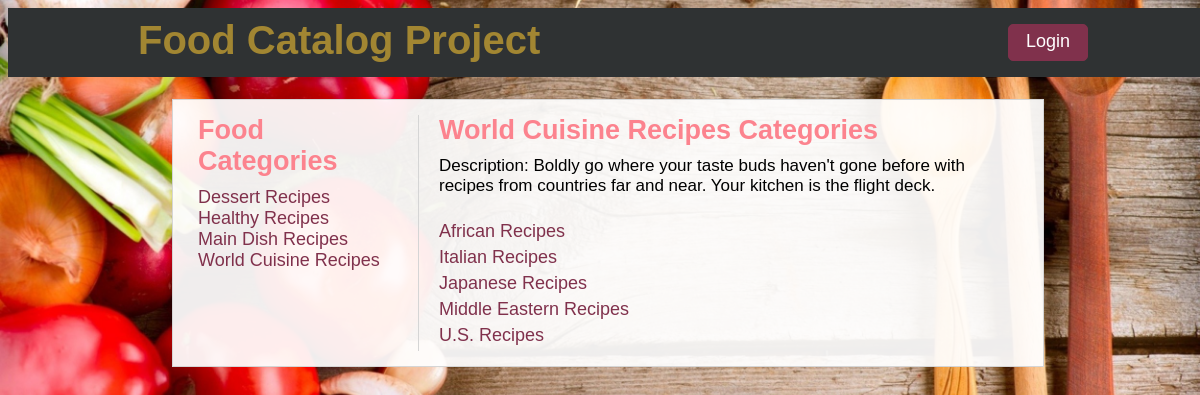
Screenshot of /categories/2/ with the database file from the repository.
### database_setup_withusers.py (models this page shows, shortened)
class MainCategory(Base):
    __tablename__ = 'main_category'
    id = Column(Integer, primary_key=True)
    name = Column(String(250), nullable=False)
    description = Column(String(250))
    user_id = Column(Integer, ForeignKey('user.id'))
    user = relationship(User)

class SubCategory(Base):
    __tablename__ = 'sub_category'
    id = Column(Integer, primary_key=True)
    name = Column(String(80), nullable=False)
    description = Column(String(250))
    mainCategory_id = Column(Integer, ForeignKey('main_category.id'))
    category = relationship(MainCategory)
    user_id = Column(Integer, ForeignKey('user.id'))
    user = relationship(User)

### catalogProject.py (the view)
@app.route('/categories/<int:mainCategory_id>/')
def mainCategory(mainCategory_id):
    mainCategories = session.query(MainCategory).order_by(asc(MainCategory.name))
    mainCategory = session.query(MainCategory).filter_by(id=mainCategory_id).one()
    creator = getUserInfo(mainCategory.user_id)
    subCategories = session.query(SubCategory).filter_by(mainCategory_id=mainCategory_id).order_by(asc(SubCategory.name))
    if 'username' not in login_session:
        return render_template('public_mainCategory.html', mainCategories=mainCategories, mainCategory=mainCategory, mainCategory_id=mainCategory_id, subCategories=subCategories, creator=creator)
    else:
        return render_template('private_mainCategory.html', mainCategories=mainCategories, mainCategory=mainCategory, mainCategory_id=mainCategory_id, subCategories=subCategories, creator=creator)

### catalogProject.py (called while the page is built)
def getUserInfo(user_id):
    user = session.query(User).filter_by(id=user_id).one()
    return user

### templates/public_mainCategory.html
{% extends "main.html" %}
{% block content %}
    {% include "main-categories.html" %}
        <main class="sub-categories main-section">
            <h1 class="sub-header">{{mainCategory.name}} Recipes Categories</h1>
            <p class="descrip-p">Description: {{mainCategory.description}}</p>
            {% for i in subCategories %}
                <p>
                    <a href = '{{url_for('subCategory', mainCategory_id = mainCategory_id, subCategory_id = i.id)}}'>       {{i.name}} Recipes
                    </a>
                </p>
            {% endfor %}
        </main>
{% endblock %}

### templates/main-categories.html
<aside class="main-categories">
    <h1 class="sub-header">Food Categories</h1>
    {% for mc in mainCategories %}
        <div class='category-name'>
            <a href='{{url_for('mainCategory', mainCategory_id = mc.id)}}'>{{mc.name}} Recipes</a>
        </div>
    {% endfor %}
</aside>

### static/styles.css (style rules this page uses)
body { font-family: 'PT Sans Regular', sans-serif; width: 100%; background-image: url(/static/img/temp2.jpg); background-position: center; background-size: cover; background-repeat: no-repeat; }
h1 { margin-top: 0; }
p { margin: 5px 0; font-size: 17px; }
a { text-decoration: none !important; color: #80314c; font-size: 18px; }
.main-categories { width: 25%; float: left; padding: 0 10px; }
.main-section { width: 65%; float: left; padding: 0 0 0 20px; border-left: 1px solid #d5d5d5; }
.sub-header { color: #fc838e; margin-bottom: 10px; font-size: 27px; font-weight: bolder; }
.descrip-p { margin-bottom: 25px; }

### rows the page displays
MainCategory: name "Dessert"
MainCategory: name "Healthy"
MainCategory: name "Main Dish"
MainCategory: name "World Cuisine", description "Boldly go where your taste buds haven't gone before with recipes from countries far and near. Your kitchen is the flight deck."
SubCategory: name "African"
SubCategory: name "Italian"
SubCategory: name "Japanese"
SubCategory: name "Middle Eastern"
SubCategory: name "U.S."
